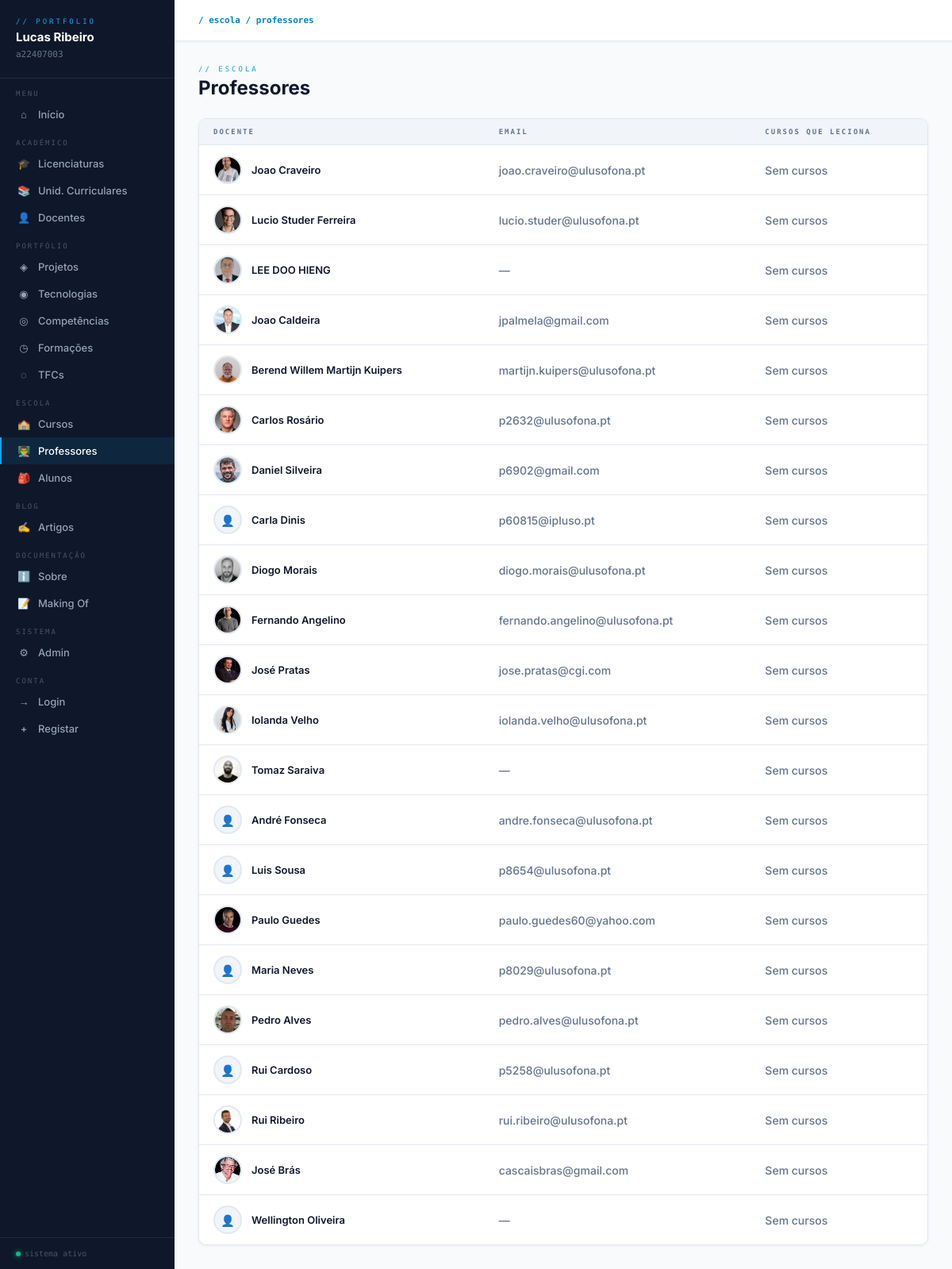
The page /escola/professores/ on the database as committed earlier.
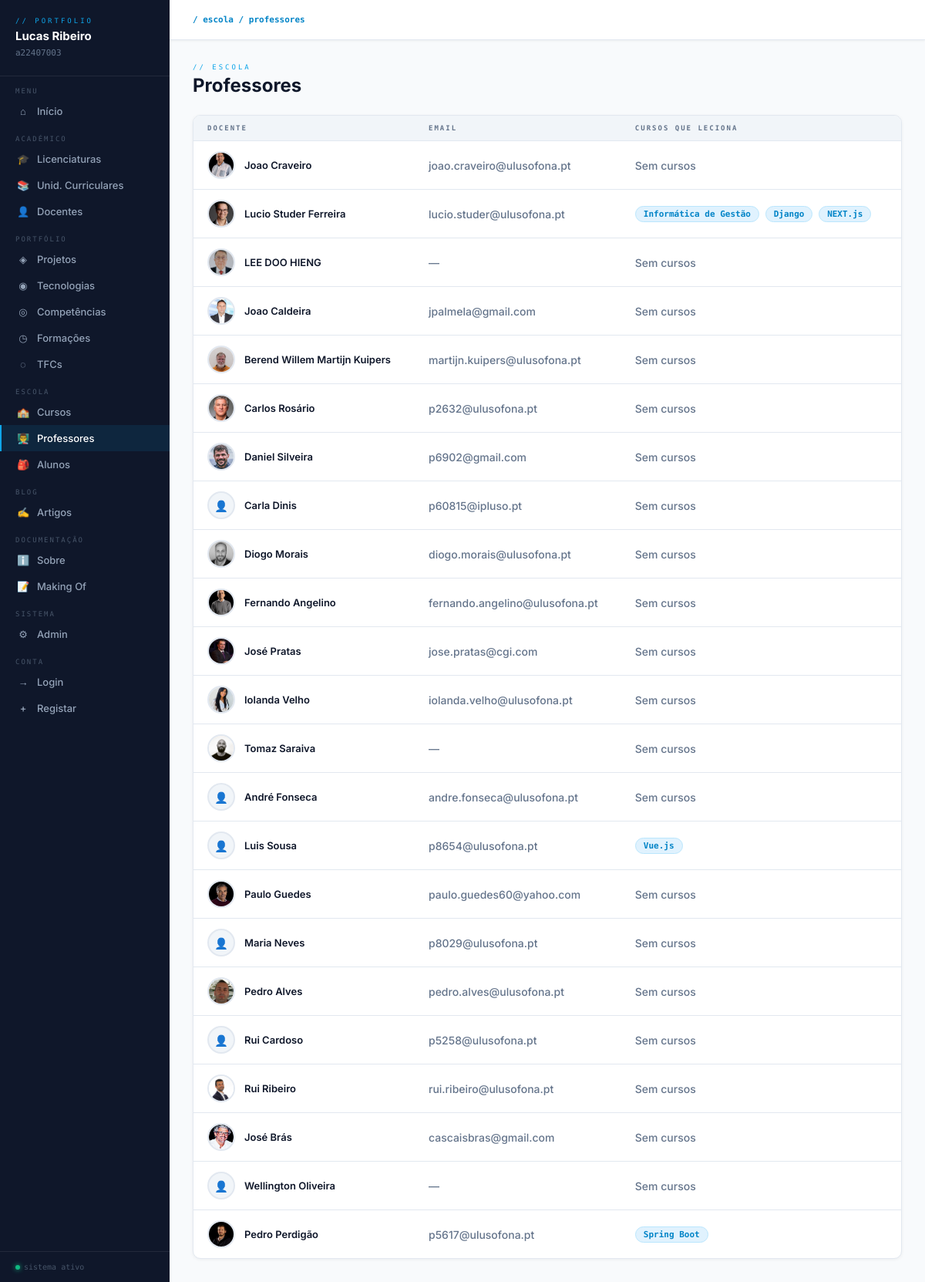
The same page on the database as committed later.
### portfolio/models.py (models this page shows, shortened)
class Docente(models.Model):
    nome = models.CharField(max_length=200)
    email = models.EmailField(blank=True)
    url_lusofona = models.URLField(blank=True)
    foto = models.ImageField(upload_to='docentes/', blank=True)

### escola/models.py (models this page shows, shortened)
class Curso(models.Model):
    nome = models.CharField(max_length=100)
    imagem = models.ImageField(upload_to='cursos/')
    professor = models.ForeignKey(Docente, on_delete=models.CASCADE, related_name='cursos')
    alunos = models.ManyToManyField(Aluno, related_name='cursos')

### escola/views.py (the view)
# urls.py: path('professores/', views.professores_view, name='professores'),
def professores_view(request):
    professores = Docente.objects.prefetch_related('cursos').all()
    return render(request, 'escola/professores.html', {'professores': professores})

### escola/templates/escola/professores.html (shortened to what this page needs)
{% extends 'portfolio/base.html' %}
{% block nav_profs %}active{% endblock %}
{% block breadcrumb %}<b>/ escola / professores</b>{% endblock %}
{% block content %}
<div class="page-header">
    <div>
        <div class="page-label">// escola</div>
        <div class="page-title">Professores</div>
    </div>
</div>
<div class="card">
    <table>
        <thead><tr><th>Docente</th><th>Email</th><th>Cursos que leciona</th></tr></thead>
        <tbody>
        {% for professor in professores %}
            <tr>
                <td>
                    <div class="docente-cell">
                        {% if professor.foto %}
                            <img src="{{ professor.foto.url }}" alt="{{ professor.nome }}" class="docente-avatar">
                        {% else %}
                            <div class="docente-avatar-placeholder">👤</div>
                        {% endif %}
                        <span class="docente-name">{{ professor.nome }}</span>
                    </div>
                </td>
                <td class="text-muted">{{ professor.email|default:"—" }}</td>
                <td>
                    {% for curso in professor.cursos.all %}
                        <a href="/escola/curso/{{ curso.id }}" class="badge badge-cyan" style="text-decoration:none;margin-right:4px;">{{ curso.nome }}</a>
                    {% empty %}
                        <span class="text-muted">Sem cursos</span>
                    {% endfor %}
                </td>
            </tr>
        {% empty %}
            <tr><td colspan="3"><div class="empty"><span>👨‍🏫</span>Nenhum professor adicionado.</div></td></tr>
        {% endfor %}
        </tbody>
    </table>
</div>
{% endblock %}

Rows that differ between the two databases and show on the page:
shown differently, row unchanged: Docente "lucio.studer@ulusofona.pt": no longer shows "Sem cursos"
added Curso: nome "Informática de Gestão", shown under Docente "lucio.studer@ulusofona.pt"
added Curso: nome "Django", shown under Docente "lucio.studer@ulusofona.pt"
added Curso: nome "NEXT.js", shown under Docente "lucio.studer@ulusofona.pt"
shown differently, row unchanged: Docente "p8654@ulusofona.pt": no longer shows "Sem cursos"
added Curso: nome "Vue.js", shown under Docente "p8654@ulusofona.pt"
added Docente: foto (picture), nome "Pedro Perdigão", email "p5617@ulusofona.pt"
added Curso: nome "Spring Boot", shown under "Pedro Perdigão"
